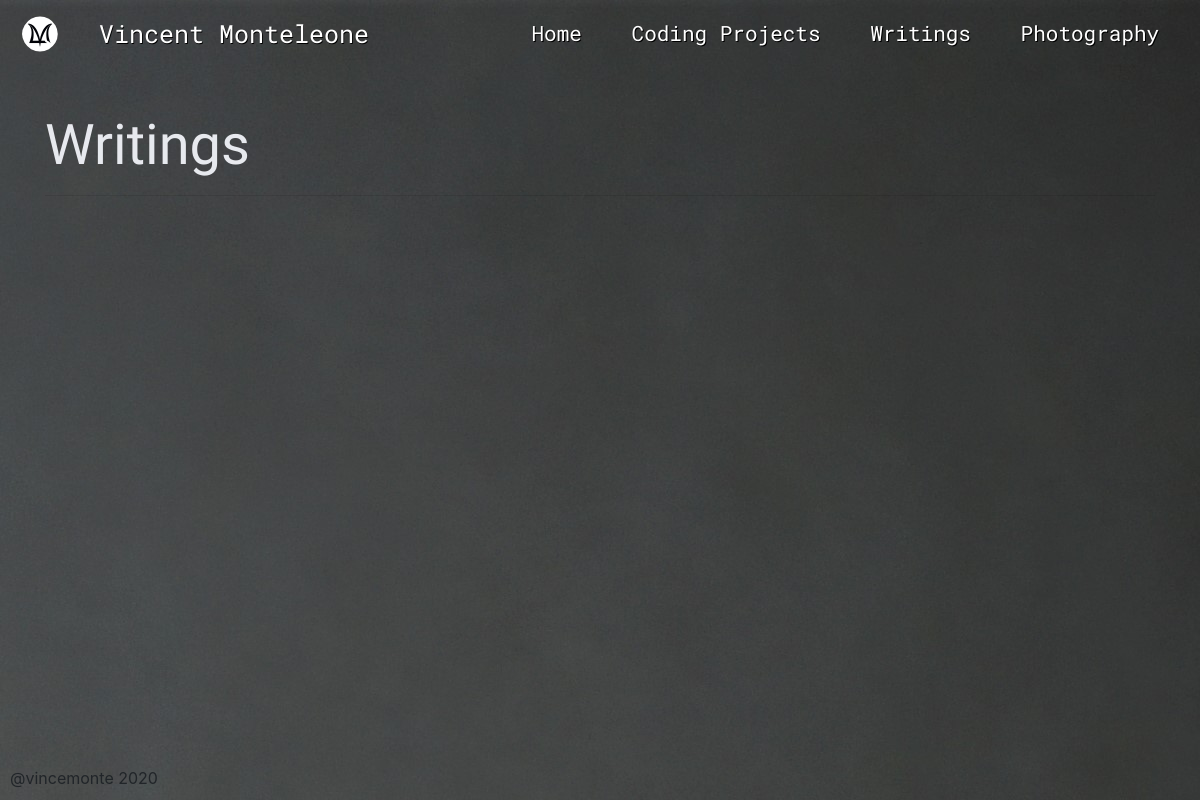
Page /writings on the earlier database version.
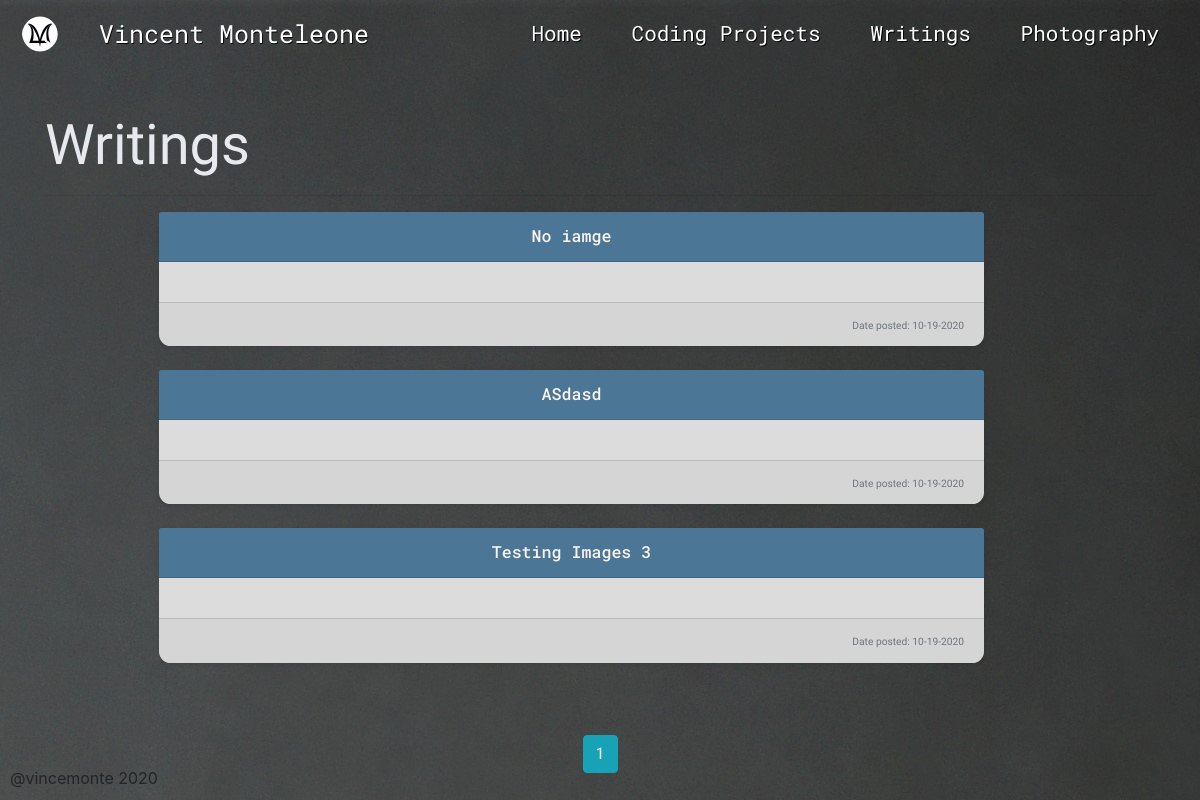
Same page on the later database version.
### personalWebsite/models.py (models this page shows, shortened)
class Project(db.Model):
    id = db.Column(db.Integer, primary_key=True)
    title = db.Column(db.String(100), nullable=False)
    type = db.Column(db.String(20), nullable=False)
    content= db.Column(db.Text, nullable=True)
    files = db.Column(db.String(80), nullable=True) #holds the path to the file images
    date_posted = db.Column(db.DateTime, nullable=False, default=datetime.now)
    user_id = db.Column(db.Integer, db.ForeignKey('user.id'), nullable=False)
    home_post = db.relationship('HomePost', backref='project', uselist=False)

### personalWebsite/routes.py (the view)
@app.route('/writings', methods=['GET'])
def writings():
    page = request.args.get('page', 1, type=int)
    posts = Project.query.filter_by(type='writing').order_by(Project.id.desc()).paginate(page=page, per_page=10)
    return render_template('writings.html', posts=posts)

### personalWebsite/templates/writings.html (shortened to what this page needs)
{% extends "layout.html" %}
{% block content %}
<div class="container">
  <h1 class="display-4 page-header text-white-2">Writings</h1>
  <hr>
  <div class="row text-center">
    {% for post in posts.items %}
    <div class="col-lg-9">
      <div class="card mb-4 shadow-sm">
        <div class="card-header">
          <a class = "card-title" href="{{ url_for('project', project_id=post.id) }}">{{ post.title }}</a>
        </div>
        <div class="card-body">
        </div>
        <div class="card-footer text-right">
          <small class="text-muted">Date posted: {{ post.date_posted.strftime('%m-%d-%Y') }}</small>
        </div>
      </div>
    </div>
    {% endfor %}
  </div>
  <div class="container mt-5 text-center">
    {% for page_num in posts.iter_pages(left_edge=1, right_edge=1, left_current=1, right_current=2) %}
      {% if page_num %}
        {% if posts.page == page_num %}
          <a class="btn btn-info mb-4" href="{{ url_for('writings', page=page_num) }}">{{ page_num }}</a>
        {% else %}
          <a class="btn btn-outline-info mb-4" href="{{ url_for('writings', page=page_num) }}">{{ page_num }}</a>
        {% endif %}
      {% else %}
        <small>...</small>
      {% endif %}
    {% endfor %}
  </div>
</div>
{% endblock content %}

Differences in the rows shown:
added Project: title "No iamge", date_posted "10-19-2020"
added Project: title "ASdasd", date_posted "10-19-2020"
added Project: title "Testing Images 3", date_posted "10-19-2020"
Other differences:
new list line: "1"
